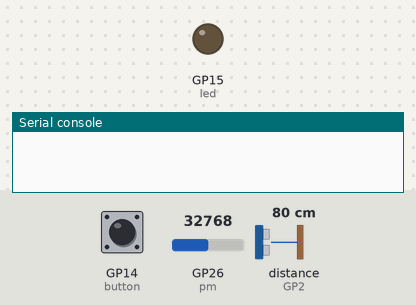
Simulated run of this program. Board: Raspberry Pi Pico running MicroPython. Shown: output pins drawn as LEDs (lit = HIGH), the last lines printed to the serial console. Dashed ring = blinking. The inputs (shaded band) are chosen by the test bench; at power-on: GP14 (button) LOW, GP26 (pm) = 32768, distance to the obstacle (sensor on GP2) 80 cm (analog values on the 0–65535 scale). The echo pulse lasts 58.3 µs per cm.

Above: at 1.2 s.
1.3 s: GP14 (button) pulled HIGH for 0.15 s
At 1.8 s:
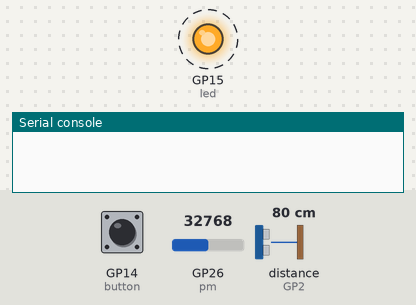
4.4 s: GP14 (button) pulled HIGH for 1 s
At 4.9 s:
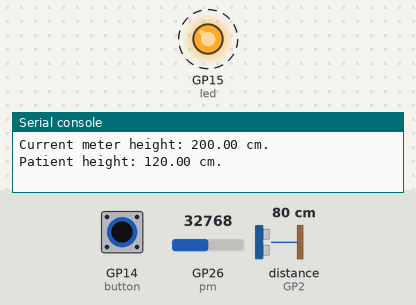
8.4 s: GP14 (button) pulled HIGH for 3.2 s
At 8.7 s:
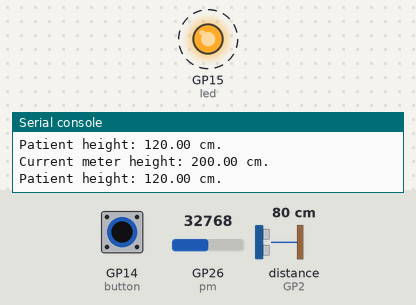
Timing chart, 0 to 15.6 s (numbered marks = the images above; inputs shaded):
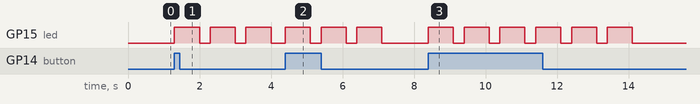

Measured:
- after the input at 1.3 s, GP15 (led): alternates HIGH for 0.70 s and LOW for 0.30 s, starting at once
- after the input at 4.4 s, GP15 (led): alternates HIGH for 0.70 s and LOW for 0.30 s, starting at once
- after the input at 8.4 s, GP15 (led): alternates HIGH for 0.70 s and LOW for 0.30 s, 12 changes in all, then stays LOW, starting at once

The program:

lengthMeter_sensorHeightSetWPot.py
```python
from picozero import DistanceSensor
from picozero import Potentiometer
from time import sleep
from machine import Pin

button = Pin(14, Pin.IN, Pin.PULL_DOWN)
led = Pin(15, Pin.OUT)
ds = DistanceSensor(echo=2, trigger = 3, max_distance = 3)
pm = Potentiometer(pin=26)

while True:
    if button.value() == 1:
        for i in range(3):
            led.value(1)
            sleep(0.7)
            led.value(0)
            sleep(0.3)

        factor = pm.voltage
        meter_height = 100 + (factor * (200 / 3.3))
        print(f"Current meter height: {meter_height:.2f} cm.")

        measured = ds.distance
        if measured != None:
            meter_tohead = measured * 100
            ph_check = meter_height - meter_tohead
            if ph_check > 35:
                if ph_check < 280:
                    patient_height = ph_check
                    print(f"Patient height: {patient_height:.2f} cm.")
  
```
